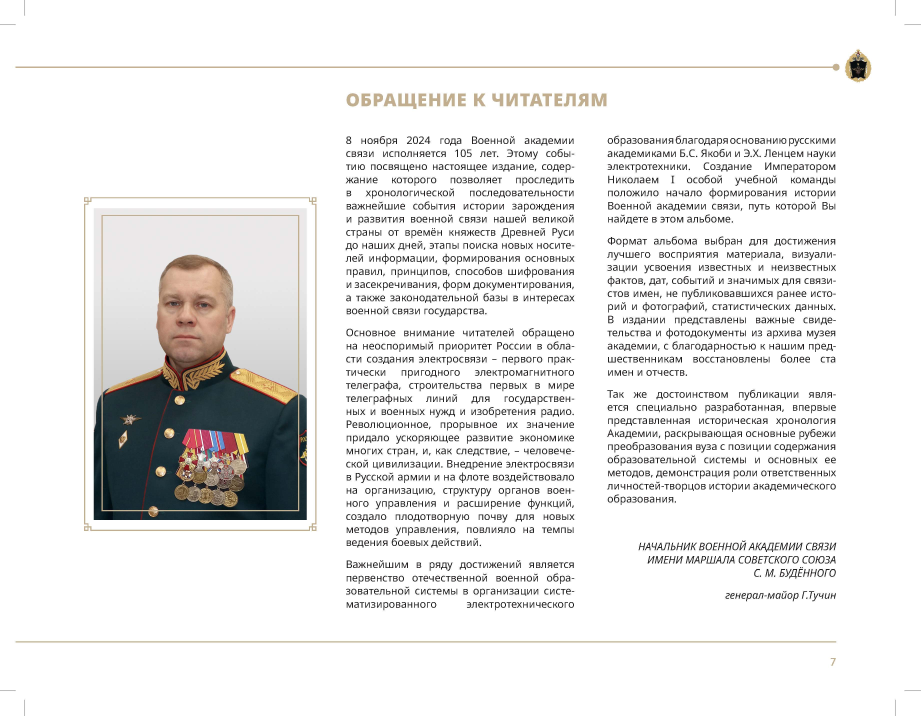
#> input picture change_image_size/images/Книга_105_Страница_007.jpg, 3681 x 2861 px, given in place of Книга_105_Страница_001.jpg, which was not available (shown at 1/4 size)
$ python change_image_size.py
#> lines starting #> are read from the running program, lines starting #| are printed output that depends on the picture
from PIL import Image


def for_all_images():
    for i in range(1, 520 + 1):
        if i % 10 == 0:
            print(i)
        tmp = str(i).zfill(3)

        im = Image.open(f'./images/Книга_105_Страница_{tmp}.jpg')
#> im is the input picture: PIL image 3681x2861 RGB; mean R, G, B 233.7, 233.1, 232.4

        width, height = im.size
#> width = 3681; height = 2861
        im_crop_outside = im.crop((65, 65, width - 65, height - 65))
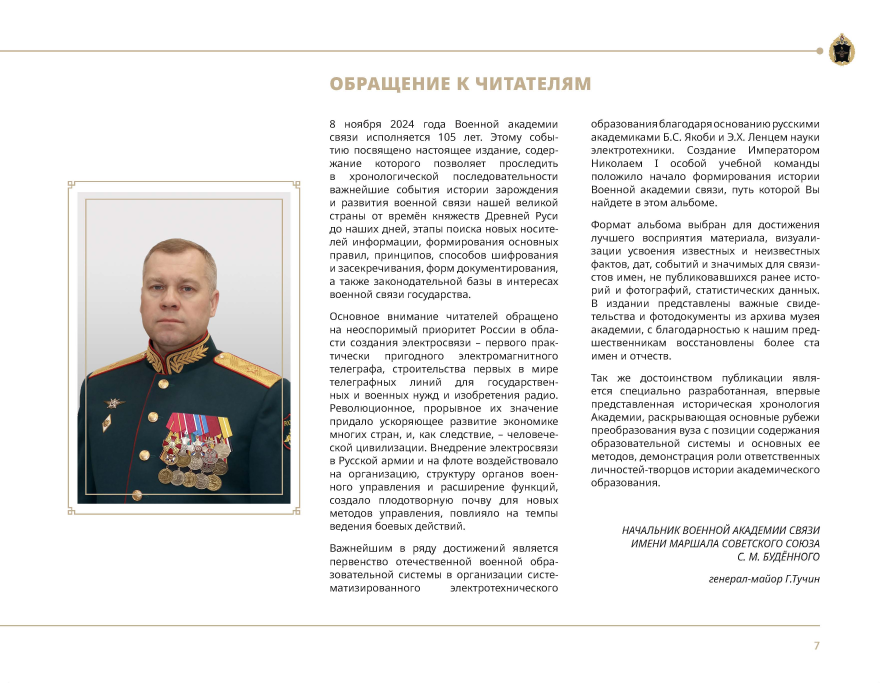
#> im_crop_outside: PIL image 3551x2731 RGB (shown at 1/4 size); mean R, G, B 231.8, 231.2, 230.5
        im_crop_outside.save(f'./книга/Книга_105_Страница_{tmp}.jpg', quality=95)
#> pass 2 of the loop in for_all_images, `for i in range(1, 520 + 1):`:
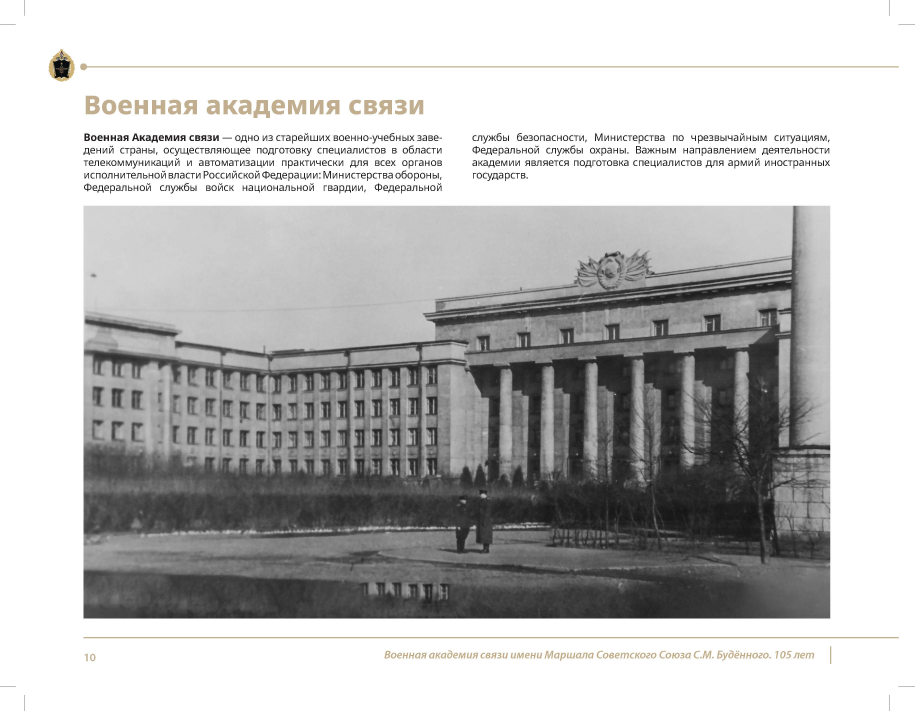
#> input picture change_image_size/images/Книга_105_Страница_010.jpg, 3657 x 2842 px, given in place of Книга_105_Страница_002.jpg, which was not available (shown at 1/4 size)
#> in for_all_images, im is the input picture: PIL image 3657x2842 RGB; mean R, G, B 189.1, 188.9, 188.6
#> in for_all_images, `im_crop_outside = im.crop((65, 65, width - 65, height - 65))`:
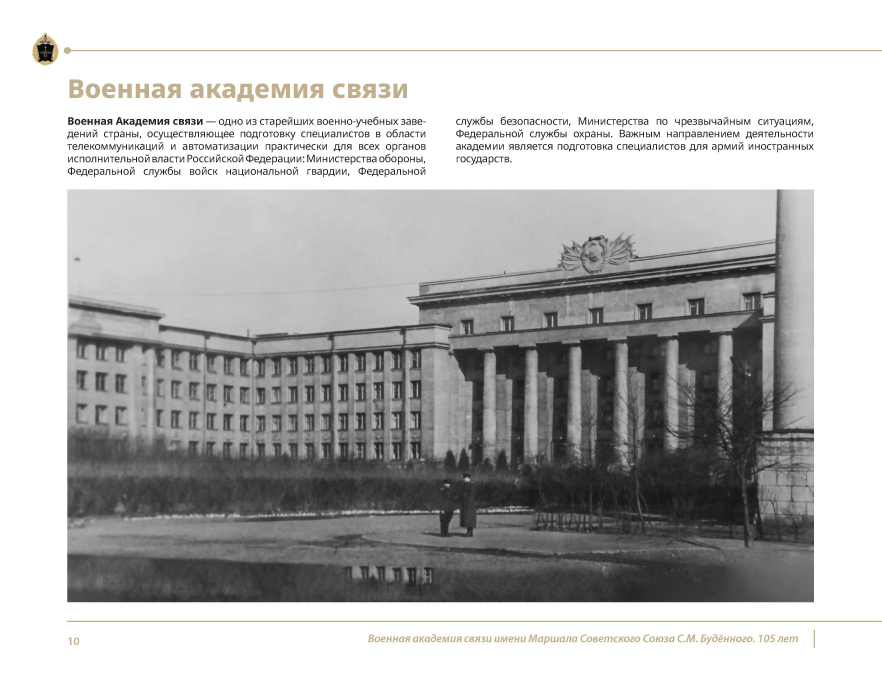
#> im_crop_outside: PIL image 3527x2712 RGB (shown at 1/4 size); mean R, G, B 183.4, 183.2, 182.8


def test():
    im = Image.open(f'./images/Книга_105_Страница_019.jpg')

    width, height = im.size
    im_crop_outside = im.crop((65, 65, width - 65, height - 65))
    im_crop_outside.save(f'./книга/Книга_105_Страница_019.jpg', quality=95)


if __name__ == "__main__":
#> (the run stopped early here; a loop or call above may not have finished)
